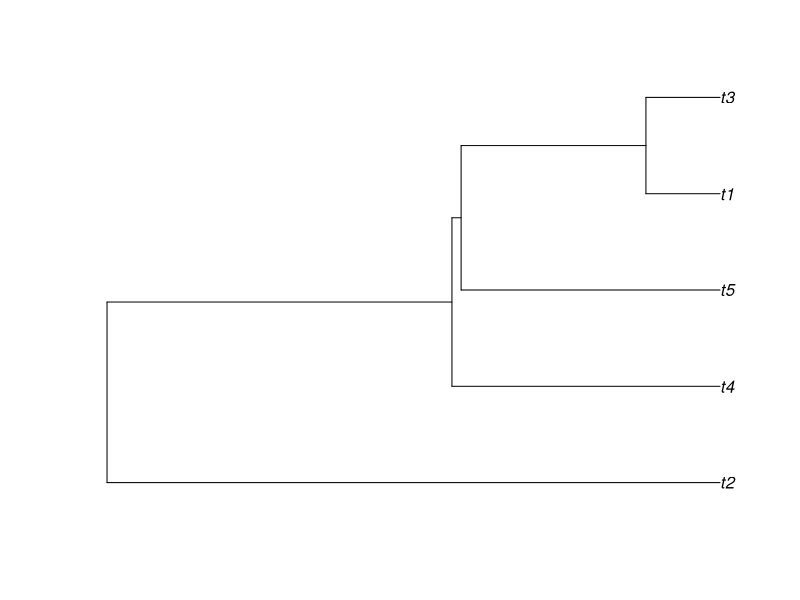
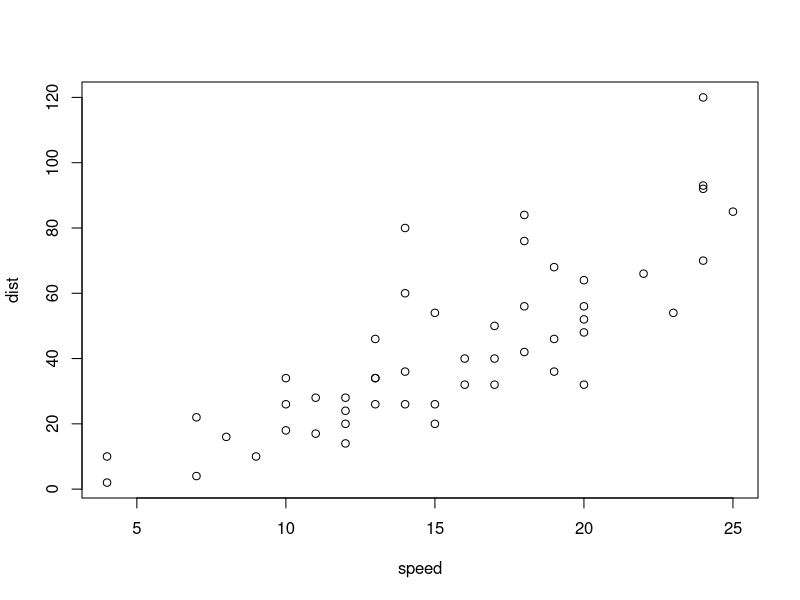

Reproduce these figures in R, in order.
## ---- chunk 1
library("ape")
rcoal(5)
plot(rcoal(5))
## ---- chunk 2
plot(cars)
